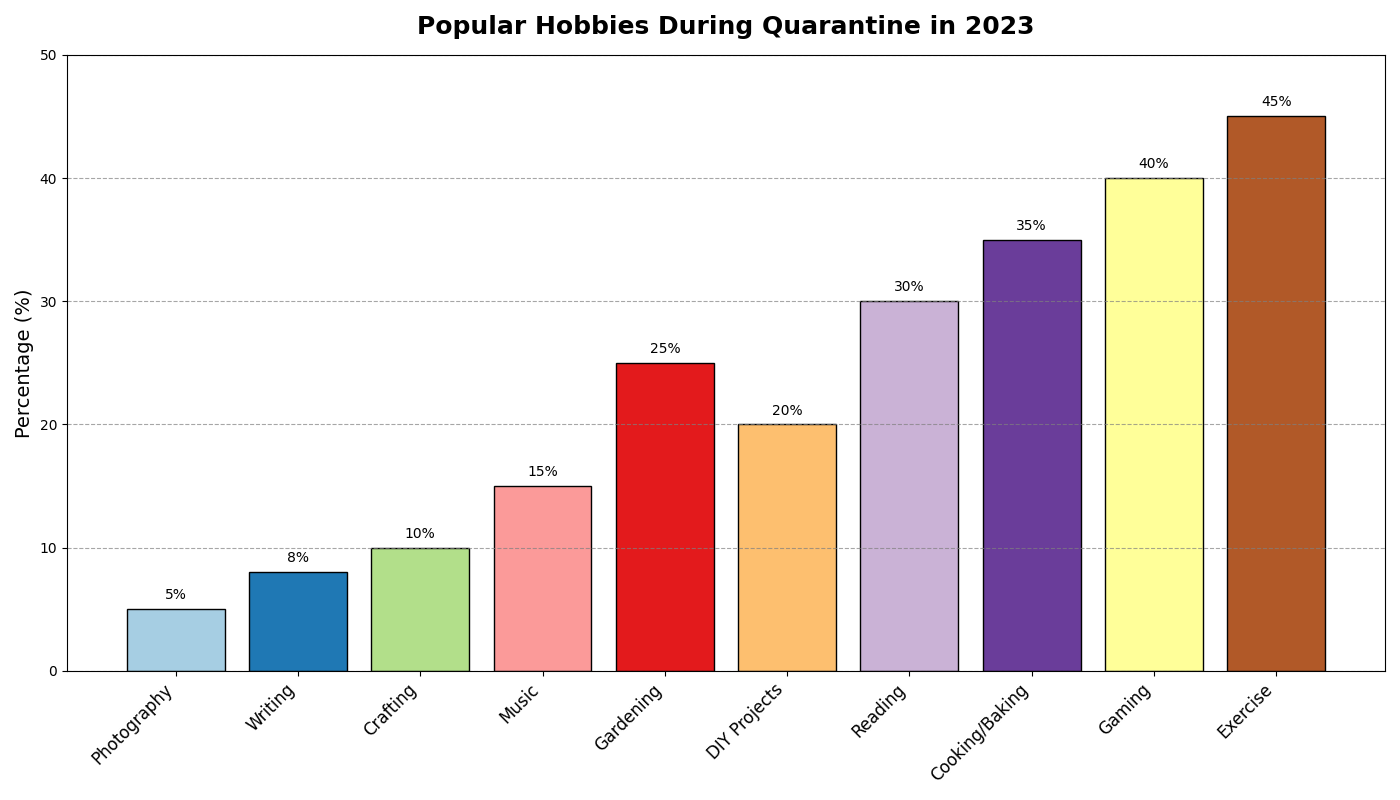

Recreate this plot in Python.
import matplotlib.pyplot as plt
import numpy as np

hobbies = [
    "Photography", 
    "Writing", 
    "Crafting", 
    "Music", 
    "Gardening", 
    "DIY Projects", 
    "Reading", 
    "Cooking/Baking", 
    "Gaming", 
    "Exercise"
]

percentages = [5, 8, 10, 15, 25, 20, 30, 35, 40, 45]

colors = plt.cm.Paired(np.linspace(0, 1, len(hobbies)))

fig, ax = plt.subplots(figsize=(14, 8))
bars = ax.bar(hobbies, percentages, color=colors, edgecolor='black')
ax.bar_label(bars, fmt='%.0f%%', padding=5, fontsize=10)
ax.set_title("Popular Hobbies During Quarantine in 2023",
             fontsize=18, fontweight='bold', pad=15)
ax.set_ylabel("Percentage (%)", fontsize=14)
ax.set_ylim(0, 50)
ax.set_xticklabels(hobbies, rotation=45, ha='right', fontsize=12)
ax.set_xticks(range(len(hobbies)))
ax.yaxis.grid(True, linestyle='--', which='major', color='grey', alpha=0.7)
plt.tight_layout()
plt.show()
